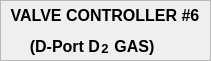
   <widget class="QFrame" name="frame_9" >
    <property name="geometry" >
     <rect>
      <x>270</x>
      <y>720</y>
      <width>211</width>
      <height>61</height>
     </rect>
    </property>
    <property name="sizePolicy" >
     <sizepolicy vsizetype="Preferred" hsizetype="Preferred" >
      <horstretch>0</horstretch>
      <verstretch>0</verstretch>
     </sizepolicy>
    </property>
    <property name="palette" >
     <palette>
      <active/>
      <inactive/>
      <disabled/>
     </palette>
    </property>
    <property name="frameShape" >
     <enum>QFrame::StyledPanel</enum>
    </property>
    <property name="frameShadow" >
     <enum>QFrame::Raised</enum>
    </property>
    <widget class="QWidget" name="layoutWidget" >
     <property name="geometry" >
      <rect>
       <x>0</x>
       <y>3</y>
       <width>210</width>
       <height>53</height>
      </rect>
     </property>
     <layout class="QVBoxLayout" >
      <item>
       <widget class="QLabel" name="label_23" >
        <property name="font" >
         <font>
          <pointsize>12</pointsize>
          <weight>75</weight>
          <bold>true</bold>
         </font>
        </property>
        <property name="text" >
         <string>VALVE CONTROLLER #6</string>
        </property>
        <property name="alignment" >
         <set>Qt::AlignCenter</set>
        </property>
       </widget>
      </item>
      <item>
       <layout class="QHBoxLayout" >
        <property name="spacing" >
         <number>0</number>
        </property>
        <item>
         <widget class="QLabel" name="label_25" >
          <property name="sizePolicy" >
           <sizepolicy vsizetype="Preferred" hsizetype="Minimum" >
            <horstretch>0</horstretch>
            <verstretch>0</verstretch>
           </sizepolicy>
          </property>
          <property name="minimumSize" >
           <size>
            <width>0</width>
            <height>0</height>
           </size>
          </property>
          <property name="font" >
           <font>
            <pointsize>12</pointsize>
            <weight>75</weight>
            <bold>true</bold>
           </font>
          </property>
          <property name="text" >
           <string>(D-Port D</string>
          </property>
          <property name="alignment" >
           <set>Qt::AlignBottom|Qt::AlignRight|Qt::AlignTrailing</set>
          </property>
         </widget>
        </item>
        <item>
         <widget class="QLabel" name="label_26" >
          <property name="sizePolicy" >
           <sizepolicy vsizetype="Preferred" hsizetype="Minimum" >
            <horstretch>0</horstretch>
            <verstretch>0</verstretch>
           </sizepolicy>
          </property>
          <property name="maximumSize" >
           <size>
            <width>10</width>
            <height>16777215</height>
           </size>
          </property>
          <property name="font" >
           <font>
            <pointsize>10</pointsize>
            <weight>75</weight>
            <bold>true</bold>
           </font>
          </property>
          <property name="text" >
           <string>2</string>
          </property>
          <property name="alignment" >
           <set>Qt::AlignBottom|Qt::AlignHCenter</set>
          </property>
         </widget>
        </item>
        <item>
         <widget class="QLabel" name="label_24" >
          <property name="sizePolicy" >
           <sizepolicy vsizetype="Preferred" hsizetype="Minimum" >
            <horstretch>0</horstretch>
            <verstretch>0</verstretch>
           </sizepolicy>
          </property>
          <property name="minimumSize" >
           <size>
            <width>0</width>
            <height>0</height>
           </size>
          </property>
          <property name="font" >
           <font>
            <pointsize>12</pointsize>
            <weight>75</weight>
            <bold>true</bold>
           </font>
          </property>
          <property name="text" >
           <string> GAS)    </string>
          </property>
          <property name="alignment" >
           <set>Qt::AlignBottom|Qt::AlignLeading|Qt::AlignLeft</set>
          </property>
         </widget>
        </item>
       </layout>
      </item>
     </layout>
    </widget>
   </widget>
